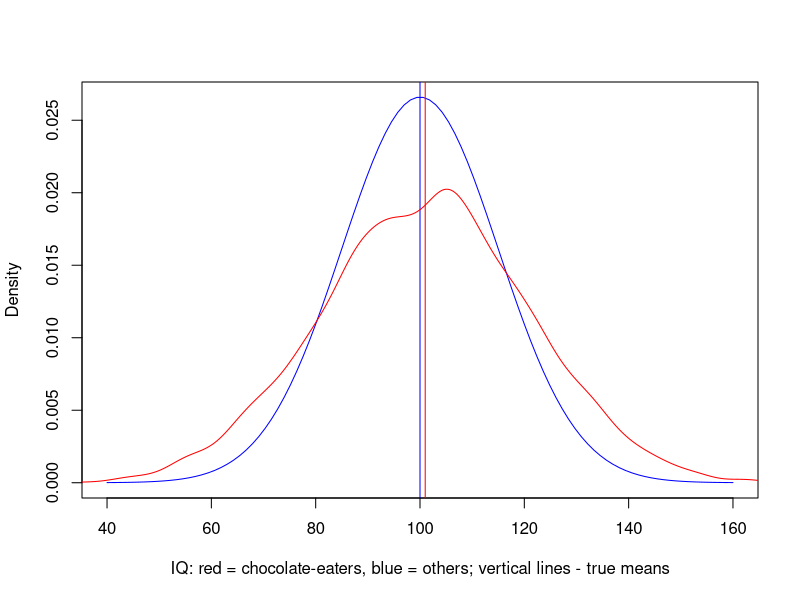
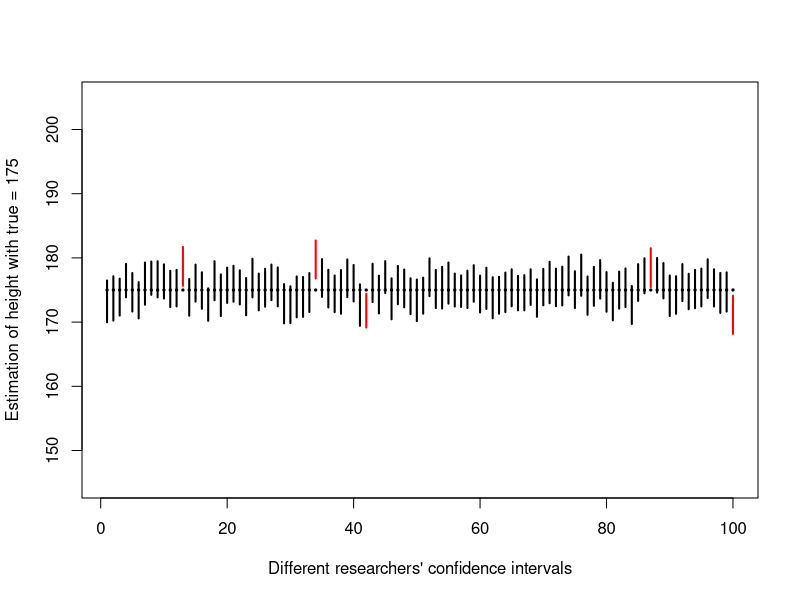

These figures' R source, in order:
## ---- chunk 1
# install.packages("MASS") - run this code if you do not have MASS package
library(MASS)
## ---- chunk 2

chocolate_IQs <- c(88, 107, 106, 127, 99, 71, 95, 114, 91, 82, 80, 114, 94, 59, 122, 134, 97, 89, 79, 128, 93, 87, 100, 102, 111, 107, 95, 108, 97, 70)
summary(chocolate_IQs)
## ---- chunk 3
shapiro.test(chocolate_IQs)
## ---- chunk 4
z.test = function(a, mu, std){
   zeta = (mean(a) - mu) / (std / sqrt(length(a)))
   return(zeta)
}
z.test(chocolate_IQs, 100, 15)
qnorm(0.975)
## ---- chunk 5
set.seed(2016)
chocolate_IQs_long <- rnorm(10000, mean=101, sd=20)
## ---- chunk 6
z.test(chocolate_IQs_long, 100, 15)
## ---- chunk 7
x <- seq(-4,4,length=100)*15 + 100
hx1 <- dnorm(x,mean=100,sd=15)
hx2 <- dnorm(x,mean=101,sd=20)
plot(x, hx1,type="n",xlab="IQ: red = chocolate-eaters, blue = others; vertical lines - true means", col="blue", ylab="Density")
lines(x, hx1, col="blue")
abline(v=100, col="blue")
lines(density(chocolate_IQs_long), col="red")
abline(v=101, col="red")
## ---- chunk 8
life_span <- rnorm(25, mean=90, sd=10)
## ---- chunk 9
paste(as.character(life_span), sep="' '", collapse=", ")
## ---- chunk 10
set.seed(998)
treated_group <- (rnorm(10, mean=10000, sd=2150))
control_group <- (rnorm(10, mean=11000, sd=1900))
## ---- chunk 11
treated_group <- c(9830.76249436958, 6161.37243638468, 13131.8353604025, 10284.6598357407, 9245.98726622183, 7175.32445354559, 11174.4236746503, 12437.8577787669, 7093.47847958366, 9925.07623800654)
control_group <- c(12253.9047358527, 11425.4583361033, 11659.6962460054, 11759.4030595056, 9671.33755357213, 13352.9689425818, 7974.08085172749, 11220.3927754223, 12885.6045226814, 13032.8169883379)
## ---- chunk 12
data(anorexia, package="MASS")
attach(anorexia)
str(anorexia)
## ---- chunk 13
prop.test(13, 50, p=0.4, correct=F) 
## ---- chunk 14
prop.test(c(38, 100), c(101,200))
## ---- chunk 15
bacteria_symbiosis <-
matrix(c(68, 32, 125, 95),
       nrow = 2,
       dimnames = list(
                       Colony = c("Without antibiotic", "With antibiotic"),
                       Bacteria = c("E.coli", "Listeria")))
print(bacteria_symbiosis)
prop.test(bacteria_symbiosis , alternative = "greater")
## ---- chunk 16
TeaTasting <-
matrix(c(3, 1, 1, 3),
       nrow = 2,
       dimnames = list(Guess = c("Milk", "Tea"),
                       Truth = c("Milk", "Tea")))
fisher.test(TeaTasting, alternative = "greater")
## ---- chunk 17
set.seed(2012)
m = 175
s = 15
number_of_elements_in_one_sample <- 100 # number of persons that can be measured in one place within one day
number_of_simulations <- 100 # number of different researchers that make measures
matrix_of_bounds_of_confidence_intervals <- matrix(rep(0, 2 * number_of_simulations), nrow=number_of_simulations, ncol=2)
plot(rep(m, number_of_simulations) ~ c(1:number_of_simulations), ylim=c(m - 2 * s, m + 2 * s), cex=0.3, pch=19, xlab="Different researchers' confidence intervals", ylab="Estimation of height with true = 175")
for (i in 1:number_of_simulations) {
  sample_from_population <- rnorm(number_of_elements_in_one_sample, mean = m, sd = s)
  mean_estimated = mean(sample_from_population)
  sd_estimated = sd(sample_from_population)
  error <- (qnorm(0.975) * sd_estimated) / sqrt(number_of_elements_in_one_sample)
  left_end <- mean_estimated - error
  right_end <- mean_estimated + error
  matrix_of_bounds_of_confidence_intervals[i,1] <- left_end
  matrix_of_bounds_of_confidence_intervals[i,2] <- right_end
  if (right_end < m | left_end > m) {
    segments(i, left_end, i, right_end, lwd=2, col="red")
  } else {
    segments(i, left_end, i, right_end, lwd=2)
  }
}
## ---- chunk 18
set.seed(900)
number_of_simulations <- 10000
number_of_elements_in_one_sample <- 100
number_of_confidence_intervals_that_do_not_cover_mean <- 0
for (i in 1:number_of_simulations) {
  sample_from_population <- rnorm(number_of_elements_in_one_sample, mean = m, sd = s)
  mean_estimated = mean(sample_from_population)
  sd_estimated = 15
  error <- (qnorm(0.975) * sd_estimated) / sqrt(number_of_elements_in_one_sample)
  left_end <- mean_estimated - error
  right_end <- mean_estimated + error
  if (right_end < m | left_end > m) {
    number_of_confidence_intervals_that_do_not_cover_mean = number_of_confidence_intervals_that_do_not_cover_mean + 1
  }
}
## ---- chunk 19
print( 100 * (number_of_confidence_intervals_that_do_not_cover_mean) / number_of_simulations)
p = number_of_confidence_intervals_that_do_not_cover_mean / number_of_simulations
ME = qnorm(1-0.05/2)*sqrt(p*(1-p)/1000)
print(c(p-ME,p+ME))
## ---- chunk 20
number_of_simulations <- 10000
number_of_elements_in_one_sample <- 20
matrix_of_bounds_of_confidence_intervals <- matrix(rep(0, 2 * number_of_simulations), nrow=number_of_simulations, ncol=2)
number_of_confidence_intervals_that_do_not_cover_mean <- 0
for (i in 1:number_of_simulations) {
  sample_from_population <- rnorm(number_of_elements_in_one_sample, mean = m, sd = s)
  mean_estimated = mean(sample_from_population)
  sd_estimated = sd(sample_from_population)
  error <- (qnorm(0.975) * sd_estimated) / sqrt(number_of_elements_in_one_sample)
  left_end <- mean_estimated - error
  right_end <- mean_estimated + error
  matrix_of_bounds_of_confidence_intervals[i,1] <- left_end
  matrix_of_bounds_of_confidence_intervals[i,2] <- right_end
  if (right_end < m | left_end > m) {
    number_of_confidence_intervals_that_do_not_cover_mean = number_of_confidence_intervals_that_do_not_cover_mean + 1
  }
}
print( 100 * (number_of_confidence_intervals_that_do_not_cover_mean) / number_of_simulations)
p = number_of_confidence_intervals_that_do_not_cover_mean / number_of_simulations
ME = qnorm(1-0.05/2)*sqrt(p*(1-p)/1000)
print(c(p-ME,p+ME))
